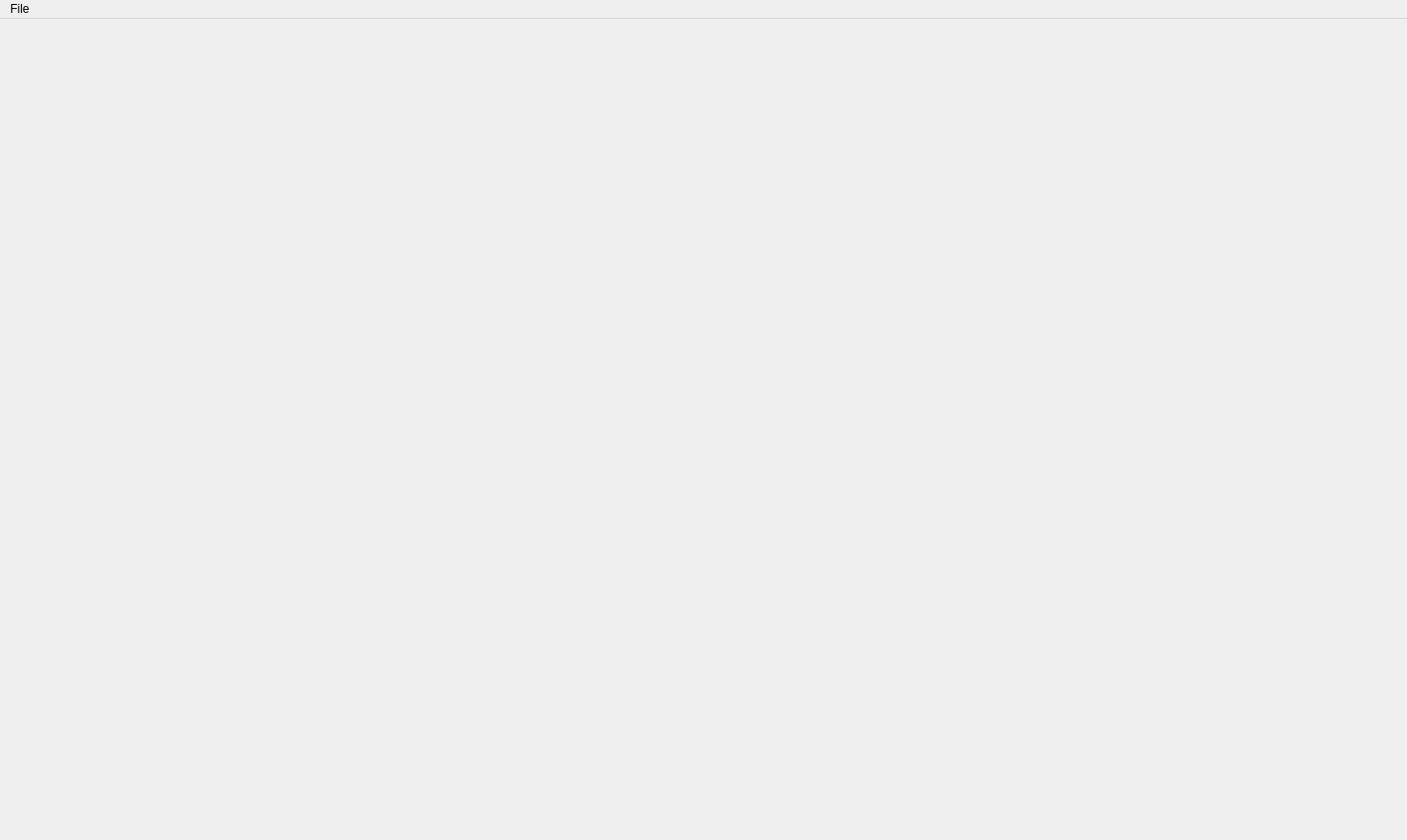
<?xml version="1.0" encoding="UTF-8"?>
<ui version="4.0">
 <class>MainWindow</class>
 <widget class="QMainWindow" name="MainWindow">
  <property name="enabled">
   <bool>true</bool>
  </property>
  <property name="geometry">
   <rect>
    <x>0</x>
    <y>0</y>
    <width>1417</width>
    <height>846</height>
   </rect>
  </property>
  <property name="sizePolicy">
   <sizepolicy hsizetype="Expanding" vsizetype="Expanding">
    <horstretch>0</horstretch>
    <verstretch>0</verstretch>
   </sizepolicy>
  </property>
  <property name="windowTitle">
   <string>CleanUp Videos</string>
  </property>
  <widget class="QWidget" name="centralWidget">
   <property name="sizePolicy">
    <sizepolicy hsizetype="Expanding" vsizetype="Expanding">
     <horstretch>0</horstretch>
     <verstretch>0</verstretch>
    </sizepolicy>
   </property>
   <layout class="QVBoxLayout" name="verticalLayout">
    <property name="spacing">
     <number>0</number>
    </property>
    <property name="margin">
     <number>0</number>
    </property>
    <item>
     <widget class="GLWidget" name="wdgOpenGL" native="true">
      <property name="sizePolicy">
       <sizepolicy hsizetype="Expanding" vsizetype="Expanding">
        <horstretch>0</horstretch>
        <verstretch>0</verstretch>
       </sizepolicy>
      </property>
     </widget>
    </item>
   </layout>
  </widget>
  <widget class="QMenuBar" name="menuBar">
   <property name="geometry">
    <rect>
     <x>0</x>
     <y>0</y>
     <width>1417</width>
     <height>21</height>
    </rect>
   </property>
   <widget class="QMenu" name="menuFile">
    <property name="title">
     <string>File</string>
    </property>
    <addaction name="actionLoad"/>
    <addaction name="actionQuit"/>
   </widget>
   <addaction name="menuFile"/>
  </widget>
  <action name="actionQuit">
   <property name="text">
    <string>Quit</string>
   </property>
   <property name="shortcut">
    <string>Ctrl+Q</string>
   </property>
  </action>
  <action name="actionLoad">
   <property name="text">
    <string>Load Video</string>
   </property>
   <property name="shortcut">
    <string>Ctrl+L</string>
   </property>
  </action>
  <action name="actionSave">
   <property name="text">
    <string>Save video</string>
   </property>
   <property name="shortcut">
    <string>Ctrl+S</string>
   </property>
  </action>
  <action name="actionLoadWithMap">
   <property name="text">
    <string>Load Video w/ Map</string>
   </property>
  </action>
  <action name="actionExportNotes">
   <property name="text">
    <string>Export Notes</string>
   </property>
  </action>
 </widget>
 <layoutdefault spacing="6" margin="11"/>
 <customwidgets>
  <customwidget>
   <class>GLWidget</class>
   <extends>QWidget</extends>
   <header>GLWidget.h</header>
   <container>1</container>
  </customwidget>
 </customwidgets>
 <resources/>
 <connections/>
</ui>
